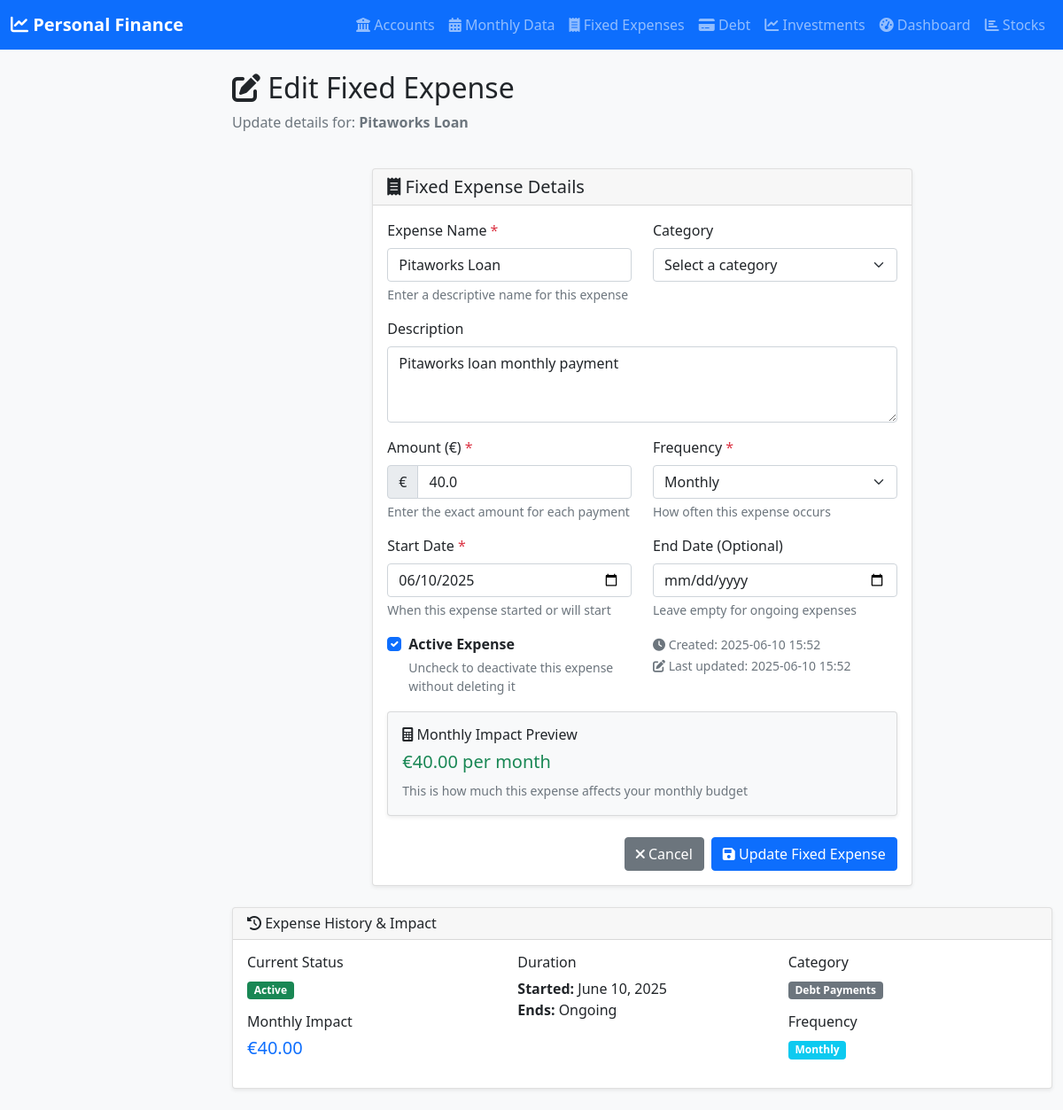
Page /edit_fixed_expense/4 on the committed database.
### app.py (models this page shows, shortened)
class FixedExpense(db.Model):
    id = db.Column(db.Integer, primary_key=True)
    name = db.Column(db.String(200), nullable=False)
    description = db.Column(db.Text)
    amount = db.Column(db.Float, nullable=False)
    frequency = db.Column(db.String(50), nullable=False, default='monthly')  # monthly, yearly, quarterly
    category = db.Column(db.String(100))
    start_date = db.Column(db.Date, nullable=False)
    end_date = db.Column(db.Date)  # Optional, for temporary expenses
    is_active = db.Column(db.Boolean, nullable=False, default=True)
    created_date = db.Column(db.DateTime, nullable=False, default=datetime.utcnow)
    updated_date = db.Column(db.DateTime, nullable=False, default=datetime.utcnow, onupdate=datetime.utcnow)

### app.py (the view, shortened to what this page needs)
@app.route('/edit_fixed_expense/<int:expense_id>', methods=['GET', 'POST'])
def edit_fixed_expense(expense_id):
    expense = FixedExpense.query.get_or_404(expense_id)
    return render_template('edit_fixed_expense.html', expense=expense)

### templates/edit_fixed_expense.html (shortened to what this page needs)
{% extends "base.html" %}
{% block content %}
<div class="row mb-4">
    <div class="col-12">
        <h2><i class="fas fa-edit"></i> Edit Fixed Expense</h2>
        <p class="text-muted">Update details for: <strong>{{ expense.name }}</strong></p>
    </div>
</div>
<div class="row">
    <div class="col-lg-8 mx-auto">
        <div class="card">
            <div class="card-header">
                <h5 class="card-title mb-0">
                    <i class="fas fa-receipt"></i> Fixed Expense Details
                </h5>
            </div>
            <div class="card-body">
                <form method="POST">
                    <div class="row">
                        <div class="col-md-6 mb-3">
                            <label for="name" class="form-label">Expense Name <span class="text-danger">*</span></label>
                            <input type="text" class="form-control" id="name" name="name" required
                                   value="{{ expense.name }}"
                                   placeholder="e.g., Netflix Subscription, Rent, Internet">
                            <div class="form-text">Enter a descriptive name for this expense</div>
                        </div>
                        <div class="col-md-6 mb-3">
                            <label for="category" class="form-label">Category</label>
                            <select class="form-select" id="category" name="category">
                                <option value="">Select a category</option>
                            </select>
                        </div>
                    </div>
                    <div class="mb-3">
                        <label for="description" class="form-label">Description</label>
                        <textarea class="form-control" id="description" name="description" rows="3"
                                  placeholder="Optional: Add any additional details about this expense">{{ expense.description or '' }}</textarea>
                    </div>
                    <div class="row">
                        <div class="col-md-6 mb-3">
                            <label for="amount" class="form-label">Amount (€) <span class="text-danger">*</span></label>
                            <div class="input-group">
                                <span class="input-group-text">€</span>
                                <input type="number" step="0.01" min="0" class="form-control" id="amount" name="amount" required
                                       value="{{ expense.amount }}"
                                       placeholder="0.00">
                            </div>
                            <div class="form-text">Enter the exact amount for each payment</div>
                        </div>
                        <div class="col-md-6 mb-3">
                            <label for="frequency" class="form-label">Frequency <span class="text-danger">*</span></label>
                            <select class="form-select" id="frequency" name="frequency" required>
                                <option value="monthly" {{ 'selected' if expense.frequency == 'monthly' }}>Monthly</option>
                            </select>
                            <div class="form-text">How often this expense occurs</div>
                        </div>
                    </div>
                    <div class="row">
                        <div class="col-md-6 mb-3">
                            <label for="start_date" class="form-label">Start Date <span class="text-danger">*</span></label>
                            <input type="date" class="form-control" id="start_date" name="start_date" required
                                   value="{{ expense.start_date.strftime('%Y-%m-%d') }}">
                            <div class="form-text">When this expense started or will start</div>
                        </div>
                        <div class="col-md-6 mb-3">
                            <label for="end_date" class="form-label">End Date (Optional)</label>
                            <input type="date" class="form-control" id="end_date" name="end_date"
                                   value="{{ expense.end_date.strftime('%Y-%m-%d') if expense.end_date else '' }}">
                            <div class="form-text">Leave empty for ongoing expenses</div>
                        </div>
                    </div>
                    <div class="row">
                        <div class="col-md-6 mb-3">
                            <div class="form-check">
                                <input class="form-check-input" type="checkbox" id="is_active" name="is_active"
                                       {{ 'checked' if expense.is_active }}>
                                <label class="form-check-label" for="is_active">
                                    <strong>Active Expense</strong>
                                </label>
                                <div class="form-text">Uncheck to deactivate this expense without deleting it</div>
                            </div>
                        </div>
                        <div class="col-md-6 mb-3">
                            <small class="text-muted">
                                <i class="fas fa-clock"></i> Created: {{ expense.created_date.strftime('%Y-%m-%d %H:%M') }}<br>
                                <i class="fas fa-edit"></i> Last updated: {{ expense.updated_date.strftime('%Y-%m-%d %H:%M') }}
                            </small>
                        </div>
                    </div>
                    <div class="row">
                        <div class="col-12">
                            <div class="card bg-light">
                                <div class="card-body">
                                    <h6><i class="fas fa-calculator"></i> Monthly Impact Preview</h6>
                                    <div id="monthly-impact" class="h5 text-primary">
                                    </div>
                                    <small class="text-muted">This is how much this expense affects your monthly budget</small>
                                </div>
                            </div>
                        </div>
                    </div>
                    <div class="d-grid gap-2 d-md-flex justify-content-md-end mt-4">
                        <a href="{{ url_for('fixed_expenses') }}" class="btn btn-secondary">
                            <i class="fas fa-times"></i> Cancel
                        </a>
                        <button type="submit" class="btn btn-primary">
                            <i class="fas fa-save"></i> Update Fixed Expense
                        </button>
                    </div>
                </form>
            </div>
        </div>
    </div>
</div>
<div class="row mt-4">
    <div class="col-12">
        <div class="card">
            <div class="card-header">
                <h6 class="card-title mb-0">
                    <i class="fas fa-history"></i> Expense History & Impact
                </h6>
            </div>
            <div class="card-body">
                <div class="row">
                    <div class="col-md-4">
                        <h6>Current Status</h6>
                        <p>
                            {% if expense.is_active %}
                                <span class="badge bg-success">Active</span>
                            {% else %}
                                <span class="badge bg-warning">Inactive</span>
                            {% endif %}
                        </p>
                        <h6>Monthly Impact</h6>
                        <p class="h5 text-primary">
                            {% if expense.frequency == 'monthly' %}
                                €{{ "%.2f"|format(expense.amount) }}
                            {% elif expense.frequency == 'yearly' %}
                                €{{ "%.2f"|format(expense.amount / 12) }}
                            {% elif expense.frequency == 'quarterly' %}
                                €{{ "%.2f"|format(expense.amount / 3) }}
                            {% endif %}
                        </p>
                    </div>
                    <div class="col-md-4">
                        <h6>Duration</h6>
                        <p>
                            <strong>Started:</strong> {{ expense.start_date.strftime('%B %d, %Y') }}<br>
                            <strong>Ends:</strong> {{ expense.end_date.strftime('%B %d, %Y') if expense.end_date else 'Ongoing' }}
                        </p>
                    </div>
                    <div class="col-md-4">
                        <h6>Category</h6>
                        <p>
                            <span class="badge bg-secondary">{{ expense.category or 'Uncategorized' }}</span>
                        </p>
                        <h6>Frequency</h6>
                        <p>
                            <span class="badge bg-info">{{ expense.frequency|title }}</span>
                        </p>
                    </div>
                </div>
            </div>
        </div>
    </div>
</div>
{% endblock %}

### templates/base.html (style rules this page uses)
body { background-color: #f8f9fa; }
.card { box-shadow: 0 0.125rem 0.25rem rgba(0, 0, 0, 0.075); border: 1px solid rgba(0, 0, 0, 0.125); }

### rows in the picture
FixedExpense: name "Pitaworks Loan", description "Pitaworks loan monthly payment", amount "40.0", start_date "06/10/2025", created_date "2025-06-10 15:52", updated_date "2025-06-10 15:52", amount "40.00", start_date "June 10, 2025", end_date "Ongoing", category "Debt Payments", frequency "Monthly"
